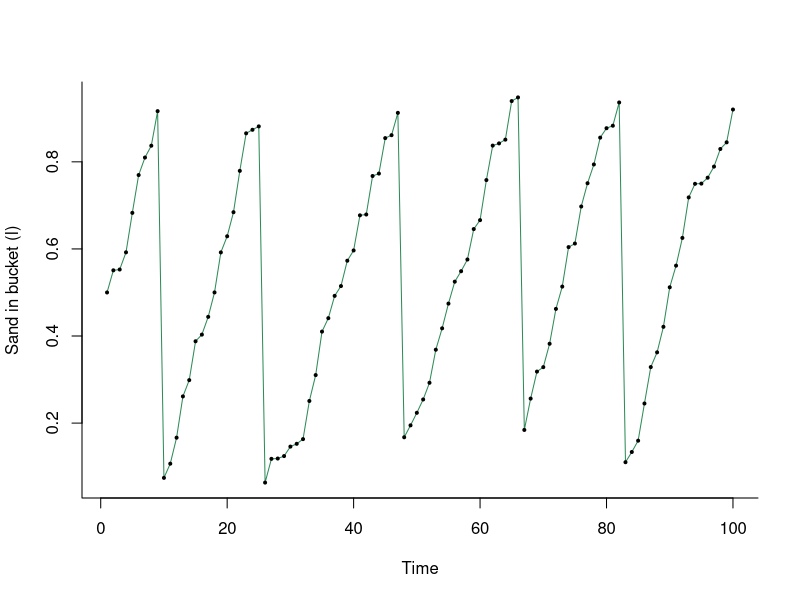

Write R code to recreate this figure.
child_a <- \(sand) sand + runif(1, 0, 0.1)
child_b <- \(sand) if (sand > 0.95) runif(1, 0.05, 0.2) else sand

sand_vec <- numeric(100)
sand_vec[1] <- 0.5
for (i in 2:100) {
  sand_vec[i] <- child_a(sand_vec[i-1])
  sand_vec[i] <- child_b(sand_vec[i])
}

png("slides/fig/sand.png", 3000, 2000, res = 400)
plot(sand_vec, type = "l", bty = "L", col = "seagreen", xlab = "Time", ylab = "Sand in bucket (l)")
points(sand_vec, pch = 21, bg = "black", cex = 0.4)
dev.off()
